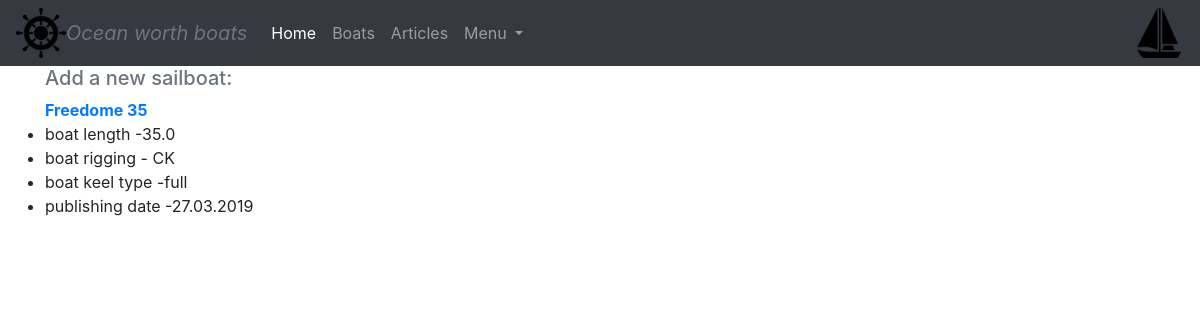
The app's page /boats/ with its own data.
### boats/models.py (models this page shows, shortened)
class BoatModel(models.Model):
    SLOOP = "SL"
    KETCH = "KE"
    YAWL = "YA"
    CAT_KETCH = "CK"
    CHOICES = (
        (SLOOP, "Sloop"),
        (KETCH, "Ketch"),
        (YAWL, "Yawl"),
        (CAT_KETCH, "Cat Ketch"),
    )
    boat_name = models.CharField(max_length=50, unique=True, db_index=True, verbose_name="Boat model", help_text="Please input boat model")
    boat_length = models.FloatField(null=False, blank=False, verbose_name="Boat water-line length", help_text="Please input boat water-line length", )
    boat_description = models.TextField(blank=True, verbose_name="Boat description", help_text="Please describe the boat")
    boat_mast_type = models.CharField(max_length=10, choices=CHOICES, default=SLOOP, verbose_name="Boat rigging type", help_text="Please input boat rigging type")
    boat_price = models.PositiveSmallIntegerField(verbose_name="price of the boat", help_text="Please input boat price", )
    boat_country_of_origin = models.CharField(max_length=20, verbose_name="Boat country of origin", help_text="Please specify boat's country of origin")
    boat_sailboatdata_link = models.URLField(max_length=100, blank=True, verbose_name="URL to Sailboatdata", help_text="Please type in URL to Sailboatdata page for this boat")
    boat_keel_type = models.CharField(max_length=50, verbose_name="Boat keel type", help_text="Please specify boat's keel type")
    boat_publish_date = models.DateTimeField(auto_now_add=True)
    boat_primary_photo = models.ImageField(upload_to="photos/", blank=False, verbose_name='Boat primary photo', help_text="Please attach a primary photo of the boat")
    class Meta:
        verbose_name = "Boats primary data"
        verbose_name_plural = "Boats primary data"
        ordering = ["boat_name"]

### boats/views.py (the view)
# urls.py: path("boats/", boat_view, name="boats"),
def boat_view(request):
    boats = BoatModel.objects.all()
    images = BoatImage.objects.all()
    context = {"boats": boats, "images": images}
    return render(request, "boats.html", context)

### templates/boats.html (shortened to what this page needs)
{% extends 'base.html' %}
{% load bootstrap4 %}
{% block content %}
    <div class="container ">
    <h5><a class="text-muted  " href="{% url "boats:boat_create" %}">Add a new sailboat:</a></h5>
    </div>
    {% for boat in boats %}
        <div class="container ">
            <strong><a href="{% url "boats:boat_detail" boat.pk %}">{{ boat.boat_name }}</a> </strong><br>
            <div class="row">
            <ul class = "col-md-auto" >
                <li> boat length -{{ boat.boat_length }}</li>
                <li>boat rigging - {{ boat.boat_mast_type }}</li>
                <li> boat keel type -{{ boat.boat_keel_type }}</li>
                <li>publishing date -{{ boat.boat_publish_date|date:"SHORT_DATE_FORMAT"}}</li>
                </ul>
        </div>
        </div>
    {%  endfor %}
{% endblock content%}

### records on screen
BoatModel: boat_name "Freedome 35", boat_length "35.0", boat_mast_type "CK", boat_keel_type "full", boat_publish_date "27.03.2019"
